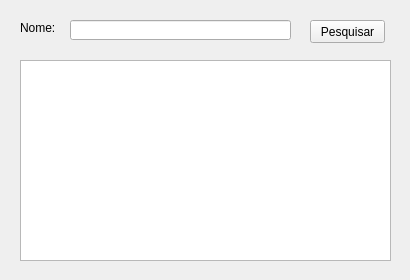
<?xml version="1.0" encoding="UTF-8"?>
<ui version="4.0">
 <class>MainWindow</class>
 <widget class="QMainWindow" name="MainWindow">
  <property name="geometry">
   <rect>
    <x>0</x>
    <y>0</y>
    <width>410</width>
    <height>280</height>
   </rect>
  </property>
  <property name="windowTitle">
   <string>Pesquisa de Alunos</string>
  </property>
  <widget class="QWidget" name="centralwidget">
   <widget class="QLabel" name="label_nome">
    <property name="geometry">
     <rect>
      <x>20</x>
      <y>20</y>
      <width>41</width>
      <height>16</height>
     </rect>
    </property>
    <property name="text">
     <string>Nome:</string>
    </property>
   </widget>
   <widget class="QLineEdit" name="lineEdit_nome">
    <property name="geometry">
     <rect>
      <x>70</x>
      <y>20</y>
      <width>221</width>
      <height>20</height>
     </rect>
    </property>
   </widget>
   <widget class="QPushButton" name="pushButton_pesquisar">
    <property name="geometry">
     <rect>
      <x>310</x>
      <y>20</y>
      <width>75</width>
      <height>23</height>
     </rect>
    </property>
    <property name="text">
     <string>Pesquisar</string>
    </property>
   </widget>
   <widget class="QPlainTextEdit" name="plainTextEdit_listagem">
    <property name="geometry">
     <rect>
      <x>20</x>
      <y>60</y>
      <width>371</width>
      <height>201</height>
     </rect>
    </property>
   </widget>
  </widget>
 </widget>
 <resources/>
 <connections/>
</ui>
